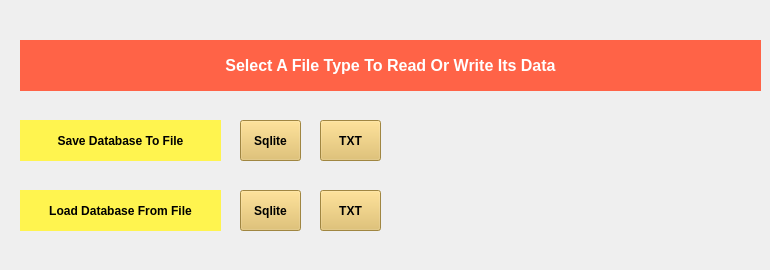
    <widget class="QWidget" name="tab_5">
     <attribute name="title">
      <string>💾 File</string>
     </attribute>
     <widget class="QPushButton" name="pushButtonTXTSave">
      <property name="geometry">
       <rect>
        <x>320</x>
        <y>120</y>
        <width>61</width>
        <height>41</height>
       </rect>
      </property>
      <property name="font">
       <font>
        <pointsize>9</pointsize>
        <weight>75</weight>
        <bold>true</bold>
       </font>
      </property>
      <property name="cursor">
       <cursorShape>PointingHandCursor</cursorShape>
      </property>
      <property name="statusTip">
       <string>Click To Save Database As TXT</string>
      </property>
      <property name="styleSheet">
       <string notr="true">background-color:#E0BC5B;border-radius:0.2em</string>
      </property>
      <property name="text">
       <string>TXT</string>
      </property>
     </widget>
     <widget class="QPushButton" name="pushButtonSQLSave">
      <property name="geometry">
       <rect>
        <x>240</x>
        <y>120</y>
        <width>61</width>
        <height>41</height>
       </rect>
      </property>
      <property name="font">
       <font>
        <pointsize>9</pointsize>
        <weight>75</weight>
        <bold>true</bold>
       </font>
      </property>
      <property name="cursor">
       <cursorShape>PointingHandCursor</cursorShape>
      </property>
      <property name="statusTip">
       <string>Click To Save Database As Sqlite</string>
      </property>
      <property name="styleSheet">
       <string notr="true">background-color:#E0BC5B;border-radius:0.2em</string>
      </property>
      <property name="text">
       <string>Sqlite</string>
      </property>
     </widget>
     <widget class="QLabel" name="label_20">
      <property name="geometry">
       <rect>
        <x>20</x>
        <y>40</y>
        <width>741</width>
        <height>51</height>
       </rect>
      </property>
      <property name="font">
       <font>
        <pointsize>12</pointsize>
        <weight>75</weight>
        <bold>true</bold>
       </font>
      </property>
      <property name="styleSheet">
       <string notr="true">background-color:#FF6347;color:white;border-radius:0.2em</string>
      </property>
      <property name="text">
       <string>Select A File Type To Read Or Write Its Data</string>
      </property>
      <property name="alignment">
       <set>Qt::AlignCenter</set>
      </property>
     </widget>
     <widget class="QLabel" name="label_21">
      <property name="geometry">
       <rect>
        <x>20</x>
        <y>120</y>
        <width>201</width>
        <height>41</height>
       </rect>
      </property>
      <property name="font">
       <font>
        <pointsize>9</pointsize>
        <weight>75</weight>
        <bold>true</bold>
       </font>
      </property>
      <property name="styleSheet">
       <string notr="true">background-color:#FFF44F;color:black;border-radius:0.2em</string>
      </property>
      <property name="text">
       <string>Save Database To File</string>
      </property>
      <property name="alignment">
       <set>Qt::AlignCenter</set>
      </property>
     </widget>
     <widget class="QPushButton" name="pushButtonTXTRead">
      <property name="geometry">
       <rect>
        <x>320</x>
        <y>190</y>
        <width>61</width>
        <height>41</height>
       </rect>
      </property>
      <property name="font">
       <font>
        <pointsize>9</pointsize>
        <weight>75</weight>
        <bold>true</bold>
       </font>
      </property>
      <property name="cursor">
       <cursorShape>PointingHandCursor</cursorShape>
      </property>
      <property name="statusTip">
       <string>Click To Load Database From TXT</string>
      </property>
      <property name="styleSheet">
       <string notr="true">background-color:#E0BC5B;border-radius:0.2em</string>
      </property>
      <property name="text">
       <string>TXT</string>
      </property>
     </widget>
     <widget class="QLabel" name="label_42">
      <property name="geometry">
       <rect>
        <x>20</x>
        <y>190</y>
        <width>201</width>
        <height>41</height>
       </rect>
      </property>
      <property name="font">
       <font>
        <pointsize>9</pointsize>
        <weight>75</weight>
        <bold>true</bold>
       </font>
      </property>
      <property name="styleSheet">
       <string notr="true">background-color:#FFF44F;color:black;border-radius:0.2em</string>
      </property>
      <property name="text">
       <string>Load Database From File</string>
      </property>
      <property name="alignment">
       <set>Qt::AlignCenter</set>
      </property>
     </widget>
     <widget class="QPushButton" name="pushButtonSQLRead">
      <property name="geometry">
       <rect>
        <x>240</x>
        <y>190</y>
        <width>61</width>
        <height>41</height>
       </rect>
      </property>
      <property name="font">
       <font>
        <pointsize>9</pointsize>
        <weight>75</weight>
        <bold>true</bold>
       </font>
      </property>
      <property name="cursor">
       <cursorShape>PointingHandCursor</cursorShape>
      </property>
      <property name="statusTip">
       <string>Click To Load Database From Sqlite</string>
      </property>
      <property name="styleSheet">
       <string notr="true">background-color:#E0BC5B;border-radius:0.2em</string>
      </property>
      <property name="text">
       <string>Sqlite</string>
      </property>
     </widget>
     <widget class="QLabel" name="error_3">
      <property name="geometry">
       <rect>
        <x>20</x>
        <y>240</y>
        <width>741</width>
        <height>21</height>
       </rect>
      </property>
      <property name="font">
       <font>
        <pointsize>9</pointsize>
        <weight>75</weight>
        <bold>true</bold>
       </font>
      </property>
      <property name="styleSheet">
       <string notr="true">color:red</string>
      </property>
      <property name="text">
       <string/>
      </property>
      <property name="alignment">
       <set>Qt::AlignLeading|Qt::AlignLeft|Qt::AlignVCenter</set>
      </property>
     </widget>
    </widget>
